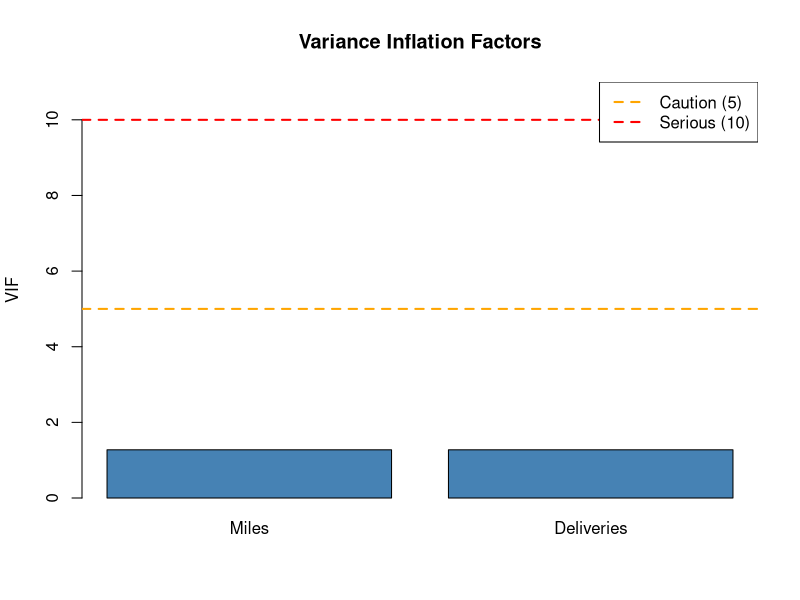

This figure's R source:
# Fills a gap from Chapter 8: multipleregression.r fits a model with
# several predictors but never checks whether those predictors are
# highly correlated with each other (multicollinearity), which can
# make coefficient estimates unstable.

# install.packages("car")
library(car)

butler_with_deliveries_df <- data.frame(
  Time = c(9.3, 4.8, 8.9, 6.5, 4.2, 7.4, 8.9, 9.1),
  Miles = c(100, 50, 100, 100, 50, 80, 90, 90),
  Deliveries = c(4, 3, 4, 2, 2, 3, 4, 3)
)

butler_MLR <- lm(Time ~ Miles + Deliveries, data = butler_with_deliveries_df)

# vif() computes the Variance Inflation Factor for each predictor.
# As a rule of thumb, VIF > 5 or 10 signals problematic multicollinearity
vif_values <- vif(butler_MLR)
vif_values

# --- chart: bar chart of VIF values with the common threshold lines marked ---
barplot(vif_values, col = "steelblue", ylim = c(0, max(vif_values, 10) + 1),
        main = "Variance Inflation Factors", ylab = "VIF")
abline(h = 5, col = "orange", lty = 2, lwd = 2)
abline(h = 10, col = "red", lty = 2, lwd = 2)
legend("topright", legend = c("Caution (5)", "Serious (10)"),
       col = c("orange", "red"), lty = 2, lwd = 2)
